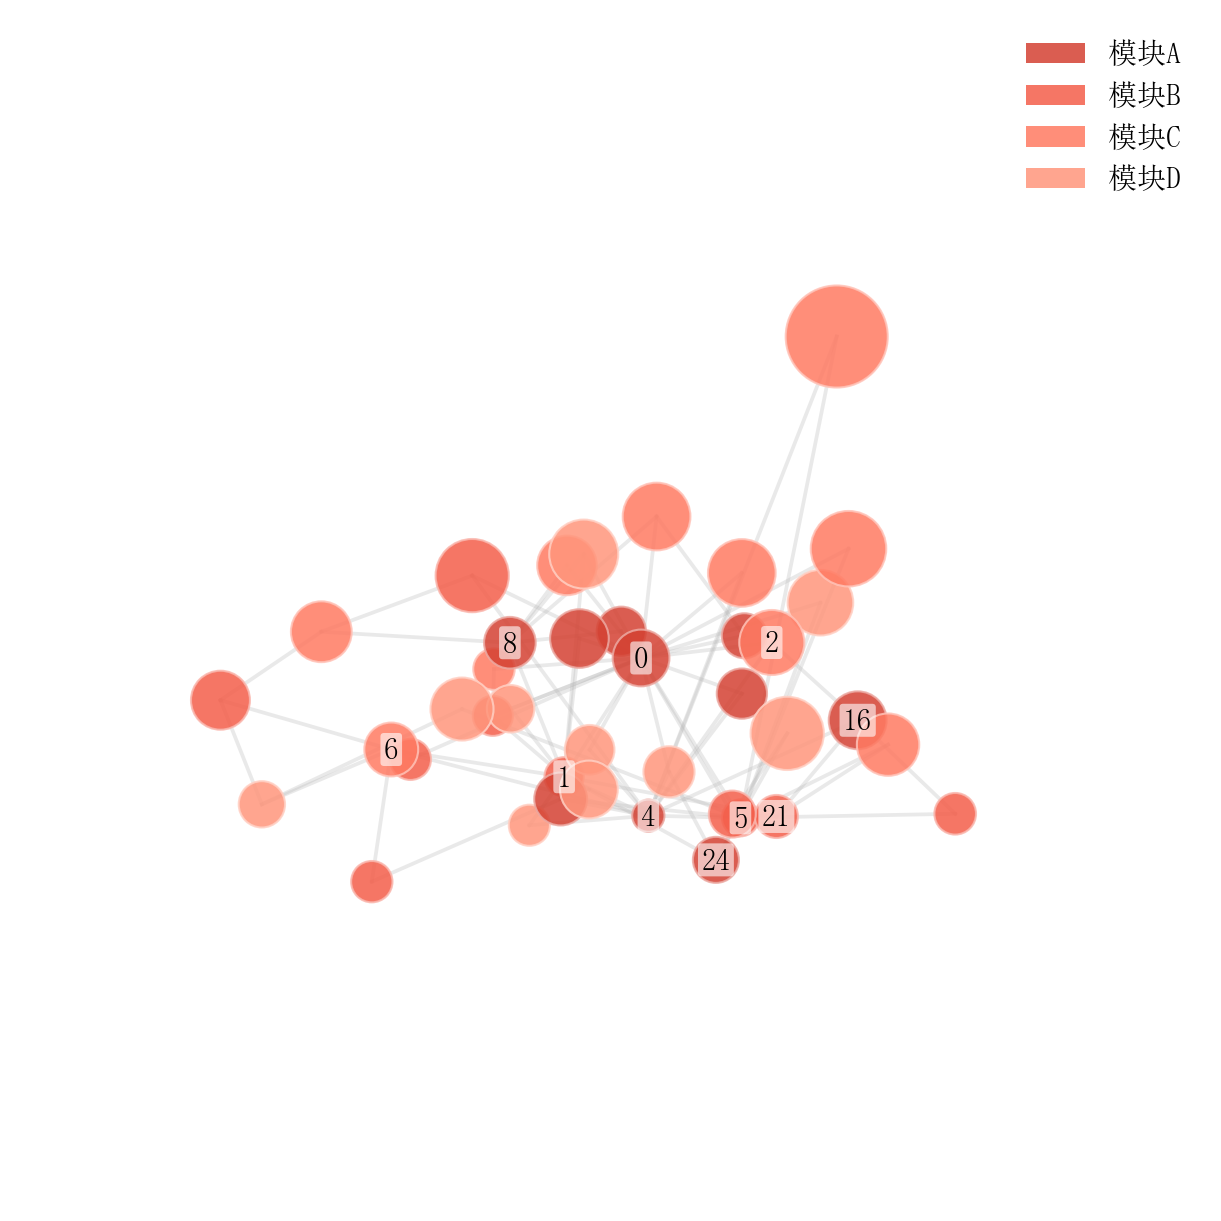

Generate this figure with Python:
"""
24_network3d.py — 3D 网络图

展示 plot_network3d()：蛋白质互作网络的立体展示。
节点高度编码表达量，颜色编码功能模块。
"""

import numpy as np
import networkx as nx
import sciplot as sp

np.random.seed(42)

# ── 数据生成 ──────────────────────────────────────────────────
n = 40
rng = np.random.default_rng(42)

# 随机无标度网络（幂律度分布更接近真实互作网络）
G = nx.barabasi_albert_graph(n, 2, seed=42)

# 节点属性：表达量 + 功能模块
expression = rng.lognormal(mean=1.0, sigma=0.7, size=n)
modules = [f"模块{chr(ord('A') + (i % 4))}" for i in range(n)]
nx.set_node_attributes(G, {i: float(expression[i]) for i in G.nodes}, "expression")
nx.set_node_attributes(G, {i: modules[i] for i in G.nodes}, "module")

# ── 绘图 ──────────────────────────────────────────────────────
sp.setup_style("thesis", "sunset", lang="zh")

fig, ax = sp.plot_network3d(
    G,
    z_by="expression",
    node_color_by="module",
    node_size_by="expression",
    labels=10,
    show_legend=True,
    view=(22, 50),   # 斜视角：突出 z 方向层次
)

# ── 保存 ──────────────────────────────────────────────────────
sp.save(fig, "showcase/24_network3d", formats=("png",), dpi=300)
